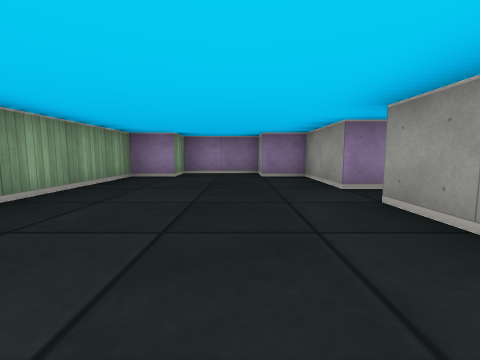
view 1 (above)

19 first-person views from a walk through a cub3D ray-caster map. The camera is about half as high as the walls, tilts 6° down and sees 90° across. The floor is counted in squares. Each view is taken from the middle of a square. On the plan, view 1 faces up. The plan holds only what a view shows up to about 9 squares ahead; the rest is blank.

view 2
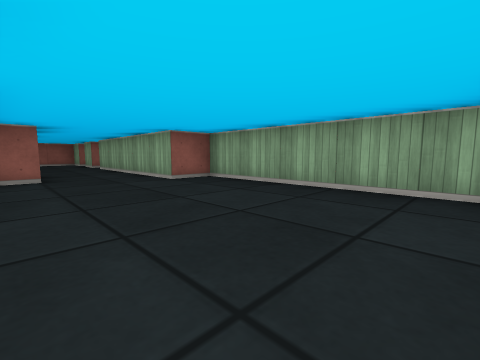

view 3
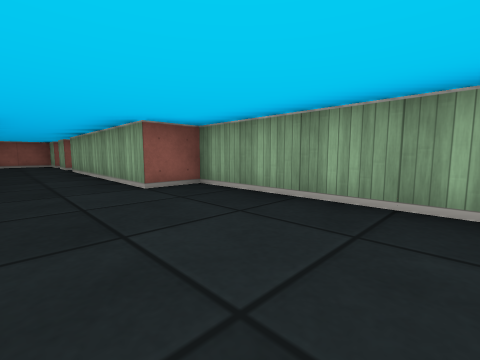

view 4
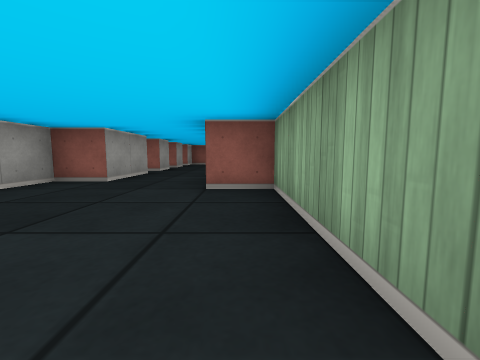

view 5
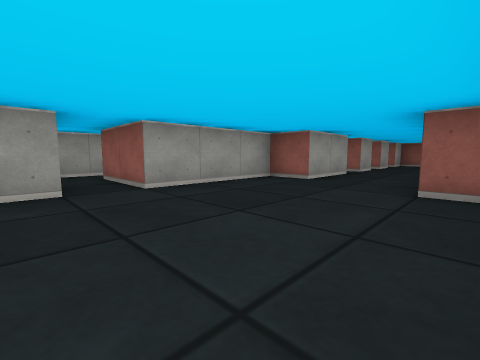

view 6
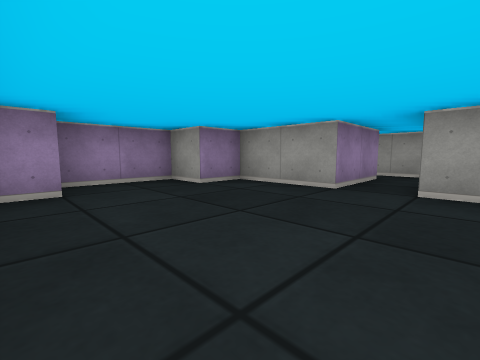

view 7
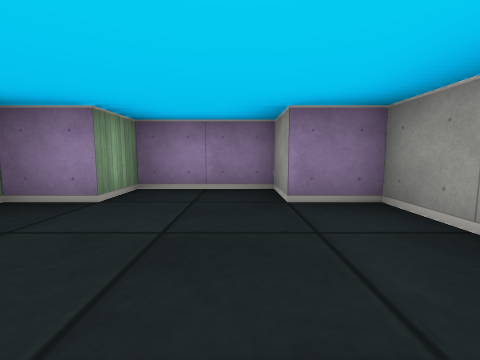

view 8
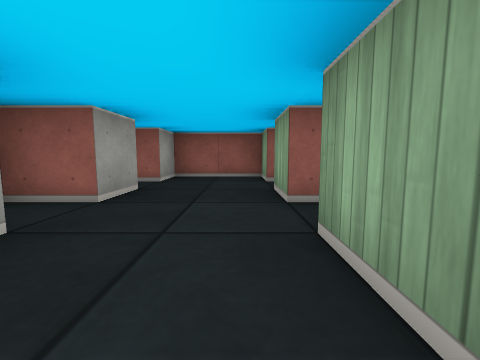

view 9
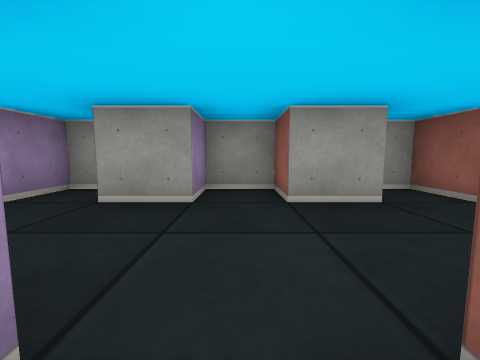

view 10
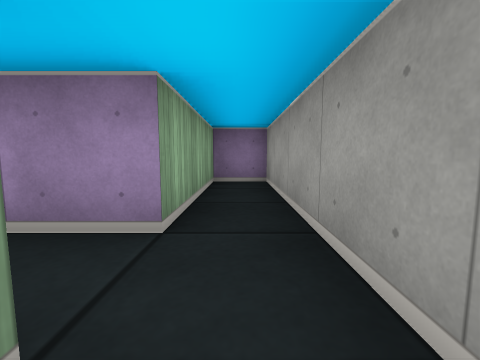

view 11
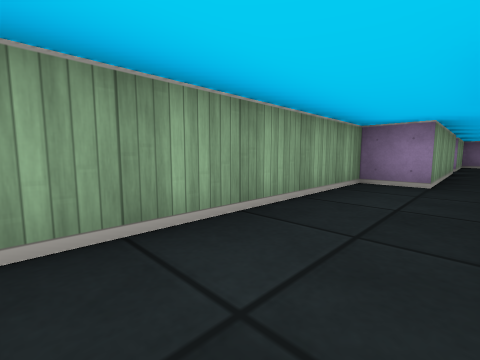

view 12
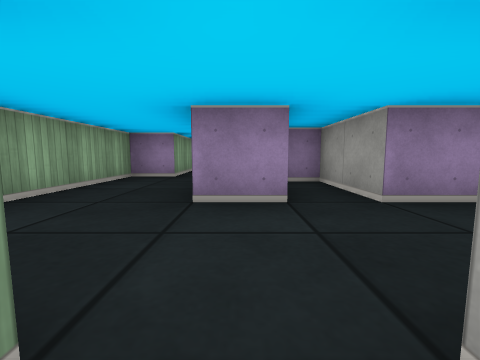

view 13
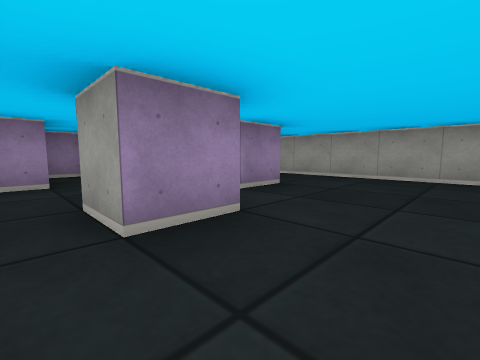

view 14
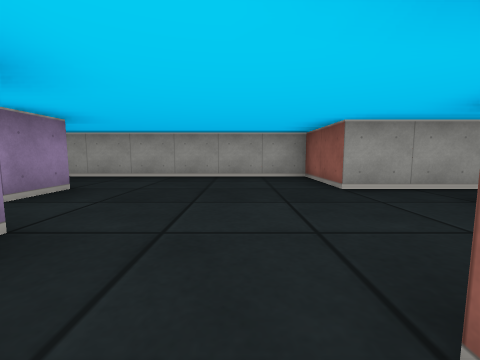

view 15
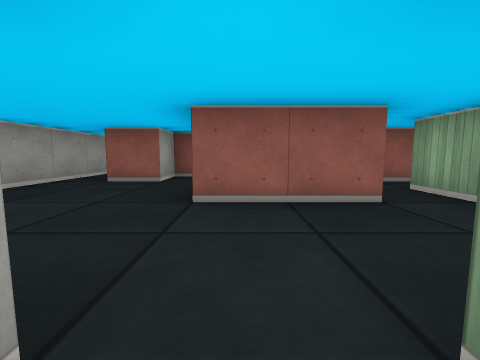

view 16
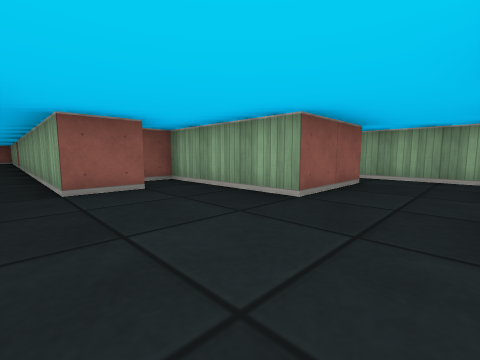

view 17
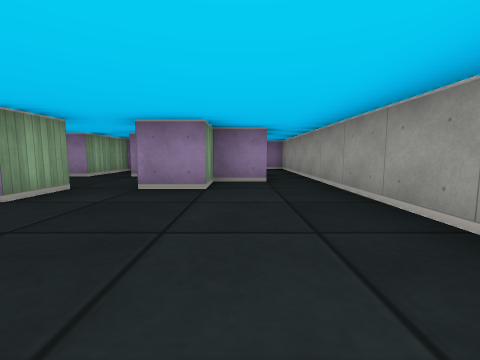

view 18
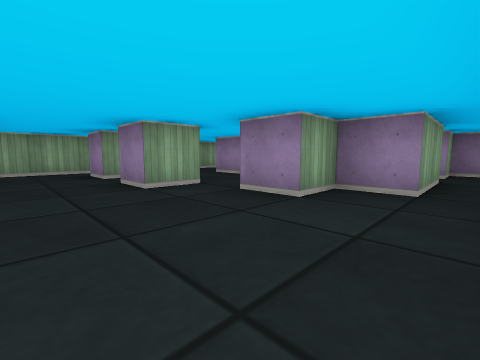

view 19
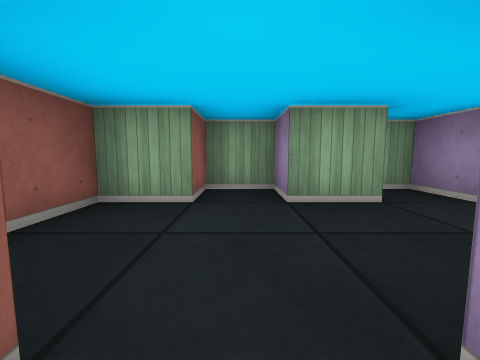

### Floor plan
Ten units are one square. View 1 is at (0, 0); x grows to the right and y downward. Boxes are objects, and circles mark ways between rooms. Rooms are numbered by the first view taken in them; rooms with no view inside come last. Other rooms are left out.
<svg viewBox="-30 -70 140 200">
<path fill="none" stroke="#000" d="M15 -35 15 -55 5 -55 5 -65 -15 -65 -15 -55 -25 -55 -25 -5 -15 -5 -15 45 -25 45 -25 50M15 30 15 25 5 25 5 5 15 5 15 -25M5 55 15 55 15 45 5 45 5 35 9 35M65 65 65 75 55 75 55 65M45 65 45 75 35 75M76 45 65 45 65 25 55 25 55 45 45 45M95 55 85 55 85 65 75 65M34 95 55 95 55 125 65 125 65 115 75 115M85 115 85 105 105 105 105 55M45 -21 45 -65 35 -65 35 -35 15 -35M15 -25 35 -25 35 15 25 15 25 105M5 66 5 55M-15 54 -15 65 -25 65 -25 75 -15 75 -15 85 5 85 5 75 15 75 15 70M95 35 95 55M105 55 105 15 95 15 95 25"/>
<circle cx="25" cy="-30" r="3" fill="#2a7"/>
<circle cx="-5" cy="60" r="3" fill="#2a7"/>
<circle cx="100" cy="50" r="3" fill="#2a7"/>
<text x="0" y="-10">1</text>
<text x="60" y="60">2</text>
<text x="-10" y="70">3</text>
<text x="100" y="30">4</text>
</svg>
Room 1 opens to room 2. Room 1 opens to room 3. Room 2 opens to room 4.

Where each view was taken, in squares from view 1:
view 1: 0 up, 0 right, facing up
view 2: 5 up, 1 right, facing down-left
view 3: 4 up, 0 right, facing down-left
view 4: 4 up, 2 left, facing down
view 5: 4 up, 2 left, facing down-right
view 6: 2 up, 2 left, facing up-right
view 7: 3 up, 0 right, facing up
view 8: 3 down, 1 left, facing down
view 9: 5 down, 2 left, facing right
view 10: 2 up, 4 right, facing up
view 11: 6 down, 4 right, facing up-left
view 12: 7 down, 5 right, facing up
view 13: 9 down, 5 right, facing up-right
view 14: 9 down, 5 right, facing right
view 15: 7 down, 5 right, facing down
view 16: 8 down, 8 right, facing down-left
view 17: 10 down, 9 right, facing up
view 18: 9 down, 10 right, facing up-left
view 19: 7 down, 1 right, facing left
